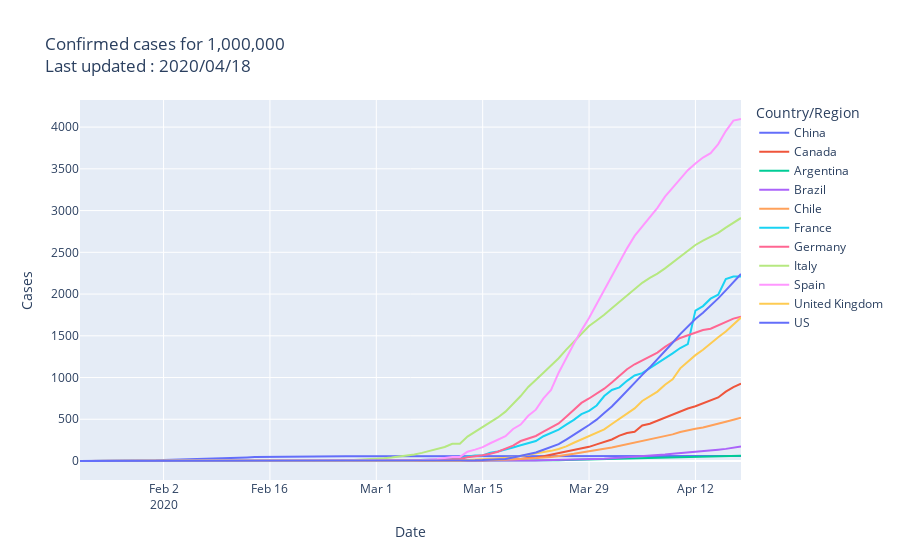

The notebook cell saved with this chart:
### Code cell
confirmed_norm = normalize(confirmed,n)
#confirmed_norm.plot(title=title)
plot_with_plotly(confirmed_norm,meta)
